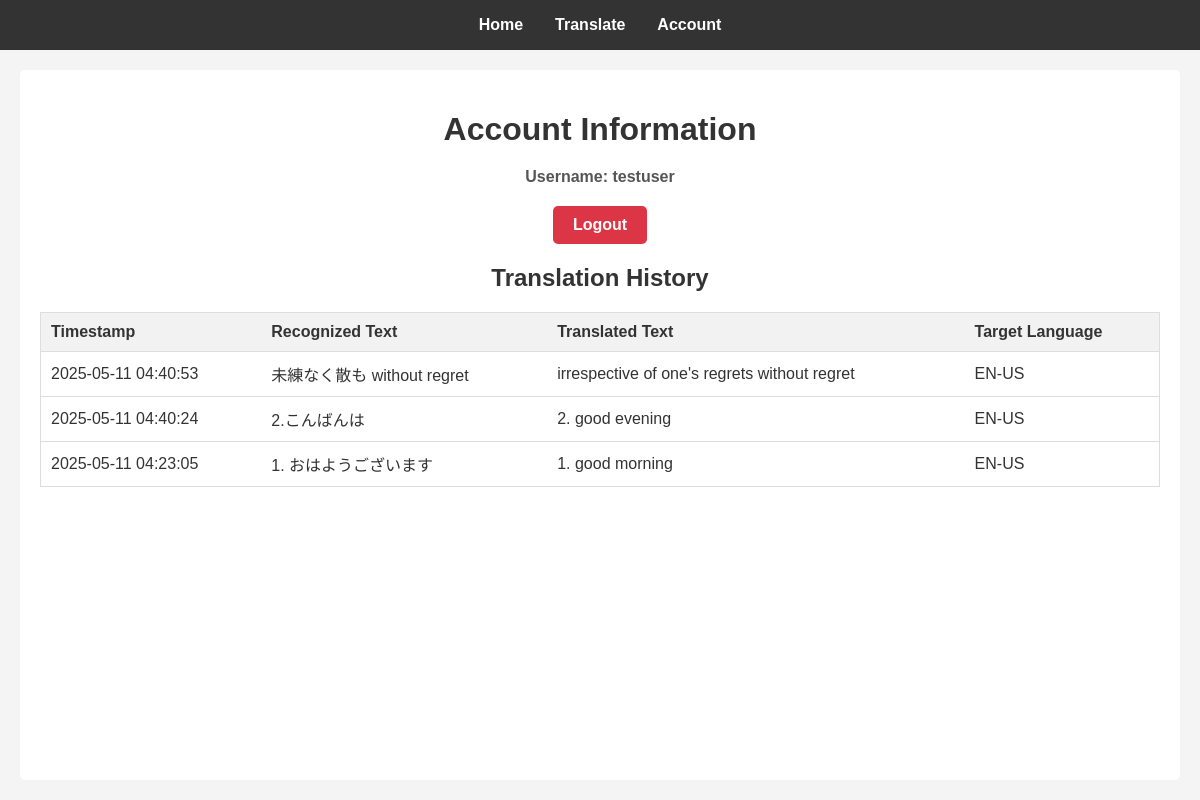
/account (signed in), run on the app's committed database.
### tables this page shows
CREATE TABLE users (
    id INTEGER PRIMARY KEY AUTOINCREMENT,
    username TEXT UNIQUE NOT NULL,
    password TEXT NOT NULL
);

CREATE TABLE translation_history (
    id INTEGER PRIMARY KEY AUTOINCREMENT,
    user_id INTEGER NOT NULL,
    image_filename TEXT,
    recognized_text TEXT NOT NULL,
    translated_text TEXT NOT NULL,
    target_language TEXT NOT NULL,
    timestamp DATETIME DEFAULT CURRENT_TIMESTAMP,
    FOREIGN KEY (user_id) REFERENCES users(id)
);

### app.py (the view)
@app.route('/account')
def account():
    if is_logged_in():
        user = query_db('SELECT username FROM users WHERE id = ?', (session['user_id'],), one=True)
        history = query_db('SELECT recognized_text, translated_text, target_language, timestamp FROM translation_history WHERE user_id = ? ORDER BY timestamp DESC', (session['user_id'],))
        return render_template('account.html', user=user, history=history)
    else:
        return redirect(url_for('login'))

### app.py (called while the page is built)
def get_db():
    db = getattr(g, '_database', None)
    if db is None:
        db = g._database = sqlite3.connect(DATABASE)
        db.row_factory = sqlite3.Row  # Return rows as dictionary-like objects
    return db

@app.teardown_appcontext
def close_connection(exception):
    db = getattr(g, '_database', None)
    if db is not None:
        db.close()

def query_db(query, args=(), one=False):
    cur = get_db().execute(query, args)
    rv = cur.fetchall()
    cur.close()
    return (rv[0] if rv else None) if one else rv

def is_logged_in():
    return 'user_id' in session

### templates/account.html (shortened to what this page needs)
<!DOCTYPE html>
<html lang="en">
<head>
    <link rel="stylesheet" href="{{ url_for('static', filename='style.css') }}">
</head>
<body>
    <header>
        <nav>
            <ul>
                <li><a href="{{ url_for('index') }}">Home</a></li>
                <li><a href="{{ url_for('translate') }}">Translate</a></li>
                <li><a href="{{ url_for('account') }}" class="active">Account</a></li>
            </ul>
        </nav>
    </header>
    <main>
        <h1>Account Information</h1>
        {% if user %}
            <p class="username">Username: <span>{{ user.username }}</span></p>
            <button class="logout-button"><a href="{{ url_for('logout') }}">Logout</a></button>
        {% endif %}
        <h2>Translation History</h2>
        {% if history %}
            <table>
                <thead>
                    <tr>
                        <th>Timestamp</th>
                        <th>Recognized Text</th>
                        <th>Translated Text</th>
                        <th>Target Language</th>
                    </tr>
                </thead>
                <tbody>
                    {% for item in history %}
                        <tr>
                            <td data-column="Timestamp">{{ item.timestamp }}</td>
                            <td data-column="Recognized Text">{{ item.recognized_text }}</td>
                            <td data-column="Translated Text">{{ item.translated_text }}</td>
                            <td data-column="Target Language">{{ item.target_language }}</td>
                        </tr>
                    {% endfor %}
                </tbody>
            </table>
        {% else %}
            <p>No translation history yet.</p>
        {% endif %}
    </main>
</body>
</html>

### static/style.css (style rules this page uses)
* { box-sizing: border-box; }
body { font-family: sans-serif; margin: 0; padding: 0; background-color: #f4f4f4; color: #333; }
header { background-color: #333; color: white; padding: 1em 0; text-align: center; }
ul { list-style: none; padding: 0; margin: 0; }
nav ul li { display: inline; margin: 0 1em; }
nav a { color: white; text-decoration: none; font-weight: bold; }
main { padding: 20px; background-color: white; margin: 20px; border-radius: 5px; }

### templates/account.html (style rules this page uses)
body { font-family: sans-serif; margin: 0; padding: 0; background-color: #f4f4f4; color: #333; display: flex; flex-direction: column; min-height: 100vh; }
header { background-color: #333; color: white; padding: 1em 0; text-align: center; }
nav ul { list-style: none; padding: 0; margin: 0; display: flex; justify-content: center; }
nav ul li { margin: 0 1em; }
nav a { color: white; text-decoration: none; font-weight: bold; }
button a { color: white; text-decoration: none; font-weight: bold; }
main { padding: 20px; background-color: white; margin: 20px; border-radius: 5px; flex-grow: 1; }
.username { font-size: 1em; font-weight: bold; }
h1, h2 { color: #333; text-align: center; margin-bottom: 20px; }
.logout-button { display: block; margin: 20px auto; padding: 10px 20px; background-color: #dc3545; color: white; border: none; border-radius: 5px; cursor: pointer; text-align: center; text-decoration: none; font-size: 1em; transition: background-color 0.3s ease; }
p { text-align: center; color: #555; margin-bottom: 15px; }
table { width: 100%; border-collapse: collapse; margin-top: 20px; border: 1px solid #ddd; }
th, td { padding: 10px; text-align: left; border-bottom: 1px solid #ddd; }
th { background-color: #f2f2f2; font-weight: bold; }

### data on the page
users: username "testuser"
translation_history: timestamp "2025-05-11 04:40:53", recognized_text "未練なく散も without regret", translated_text "irrespective of one's regrets without regret", target_language "EN-US"
translation_history: timestamp "2025-05-11 04:40:24", recognized_text "2.こんばんは", translated_text "2. good evening", target_language "EN-US"
translation_history: timestamp "2025-05-11 04:23:05", recognized_text "1. おはようございます", translated_text "1. good morning", target_language "EN-US"
